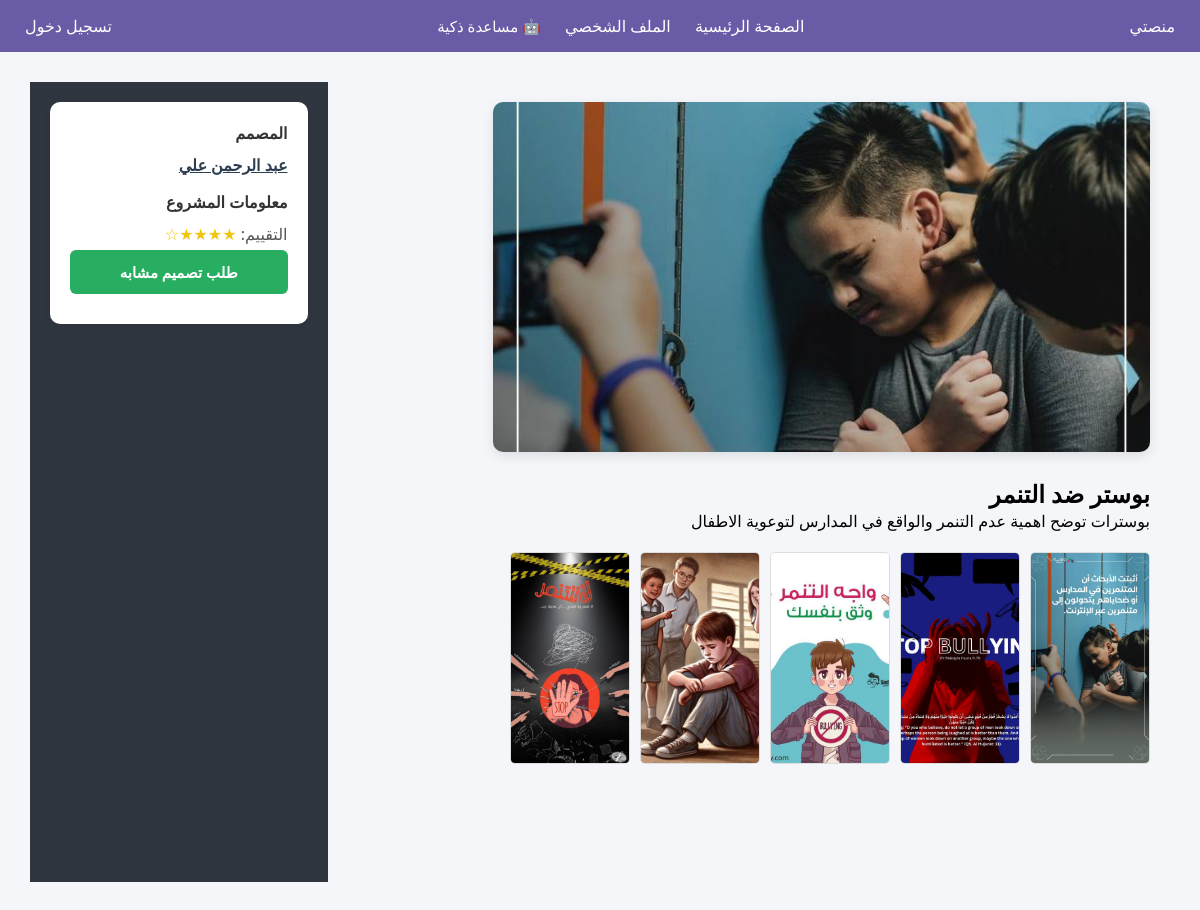
Screenshot of /designer/design/55 with the database file from the repository.
### tables this page shows
CREATE TABLE designs (
    id INTEGER PRIMARY KEY AUTOINCREMENT,
    designer_id INTEGER,
    title TEXT,
    description TEXT,
    image_path TEXT,
    FOREIGN KEY (designer_id) REFERENCES users(id)
);

CREATE TABLE design_images (
    id INTEGER PRIMARY KEY AUTOINCREMENT,
    design_id INTEGER,
    image_path TEXT
);

CREATE TABLE users (
            id INTEGER PRIMARY KEY AUTOINCREMENT,
            username TEXT NOT NULL,
            email TEXT NOT NULL,
            password TEXT NOT NULL,
            role TEXT NOT NULL
        , active INTEGER DEFAULT 1, bio TEXT DEFAULT '', portfolio TEXT DEFAULT '', specialty TEXT DEFAULT '', work_type TEXT DEFAULT '', analysis_result TEXT);

### app/designer/routes.py (the view)
@designer_bp.route('/design/<int:design_id>')
def design_details(design_id):
    conn = sqlite3.connect(Config.DATABASE)
    conn.row_factory = sqlite3.Row
    design = conn.execute(
        'SELECT d.*, u.username as designer_name FROM designs d '
        'JOIN users u ON d.designer_id = u.id '
        'WHERE d.id = ?',
        (design_id,)
    ).fetchone()
    images = conn.execute(
        'SELECT image_path FROM design_images WHERE design_id = ?',
        (design_id,)
    ).fetchall()
    conn.close()
    return render_template(
        'designer/design_details.html',
        design=design,
        images=images
    )

### app/designer/templates/designer/design_details.html (shortened to what this page needs)
{% extends 'base.html' %}
{% block content %}
<div class="design-details-container">
    <main class="main-content">
        <div class="main-image">
            <img src="{{ url_for('static', filename=design['image_path']) }}" alt="{{ design['title'] }}">
        </div>
        <div class="project-description">
            <h2>{{ design['title'] }}</h2>
            <p>{{ design['description'] }}</p>
        </div>
        <div class="attached-images">
            {% for img in images %}
                <img src="{{ url_for('static', filename=img['image_path']) }}"
                     alt="{{ design['title'] }}" class="thumbnail">
            {% endfor %}
        </div>
    </main>
    <aside class="sidebar">
        <div class="info-box">
            <h4>المصمم</h4>
            <a href="{{ url_for('designer.profile_view', designer_id=design['designer_id']) }}" class="designer-name">
               {{ design['designer_name'] }}
            </a>
            <h4>معلومات المشروع</h4>
            <div class="design-info">
                <p>التقييم:
                    <span class="star-rating">★★★★☆</span>
                </p>
            </div>
            <a href="{{ url_for('client.new_request') }}?design_id={{ design['id'] }}&designer_id={{ design['designer_id'] }}"
               class="btn btn-primary">
                طلب تصميم مشابه
            </a>
        </div>
    </aside>
</div>
{% endblock %}

### app/static/style.css (style rules this page uses)
* { margin: 0; padding: 0; box-sizing: border-box; font-family: 'Segoe UI', Tahoma, Geneva, Verdana, sans-serif; }
body { direction: rtl; background-color: #f5f6fa; }
img { object-fit: cover !important; }
.sidebar { width: 250px; background-color: #2f3640; min-height: 100vh; color: white; padding: 20px; }
.main-content { flex: 1; padding: 20px; }
.btn-primary { background: #6b5ba6; color: #ffffff; border: none; padding: 12px 36px; font-size: 15px; border-radius: 8px; cursor: pointer; transition: background 0.2s ease, transform 0.2s ease; }
.design-details-container { display: flex; flex-wrap: wrap; gap: 30px; padding: 30px; font-family: 'Segoe UI', Tahoma, Geneva, Verdana, sans-serif; direction: rtl; }
.main-content { flex: 3; min-width: 300px; }
.main-image img { width:85%; height: 350px; border-radius: 10px; margin-bottom: 20px; box-shadow: 0 4px 12px rgba(0,0,0,0.1); transition: transform 0.3s; }
.project-description { margin-bottom: 20px; }
.attached-images { display: flex; flex-wrap: wrap; gap: 10px; }
.attached-images .thumbnail { width: 120px; height: auto; border-radius: 5px; cursor: pointer; transition: transform 0.3s, box-shadow 0.3s; border: 1px solid #ddd; }
.sidebar { flex: 1; min-width: 250px; }
.info-box { background: #fff; border-radius: 10px; padding: 20px; margin-bottom: 20px; box-shadow: 0 2px 8px rgba(0,0,0,0.05); }
.info-box h4 { margin-top: 0; margin-bottom: 10px; color: #333; }
.designer-name { font-weight: bold; color: #2c3e50; display: block; margin-bottom: 15px; }
.btn { display: block; width: 100%; padding: 12px; text-align: center; border-radius: 5px; text-decoration: none; font-weight: bold; margin-bottom: 10px; cursor: pointer; border: none; }
.star-rating { color: #f1c40f; }
.design-info p { margin: 5px 0; color: #555; }
.btn-primary { background-color: #27ae60; color: white; padding: 12px 22px; border: none; border-radius: 6px; font-weight: bold; cursor: pointer; transition: 0.3s; }

### rows the page displays
designs: image_path (picture), title "بوستر ضد التنمر", description "بوسترات توضح اهمية عدم التنمر والواقع في المدارس لتوعوية الاطفال"
design_images: image_path (picture)
design_images: image_path (picture)
design_images: image_path (picture)
design_images: image_path (picture)
design_images: image_path (picture)
users: designer_name "عبد الرحمن علي"
